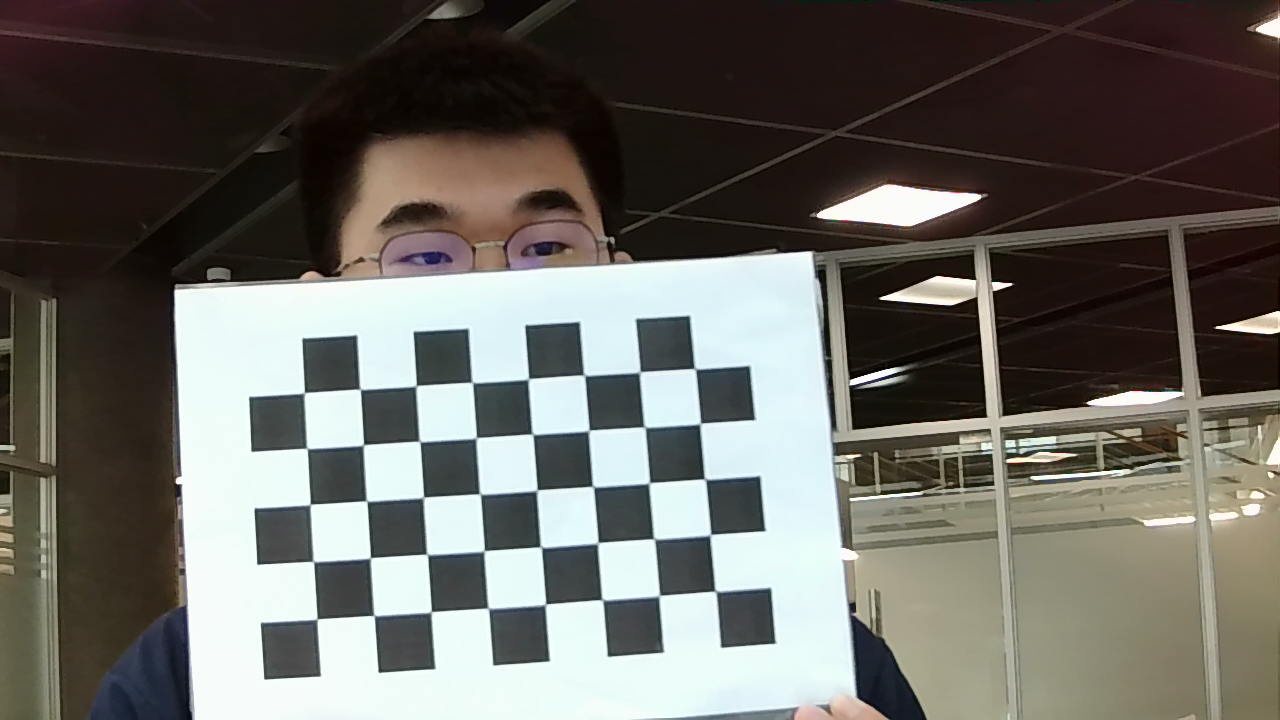
//> input picture 图像处理与机器视觉/homework/algorithm&openmp/left_0.jpg, 1280 x 720 px
$ ./stereo_match /home/melo/work/new_stereo/20240628-113135/left_0.jpg /home/melo/work/new_stereo/20240628-113135/right_0.jpg   (built with g++ and OpenCV 4)
//> lines starting //> are read from the running program, lines starting //| are printed output that depends on the picture
/*
 *  stereo_match.cpp
 *  calibration
 *
 *  Created by Victor  Eruhimov on 1/18/10.
 *  Copyright 2010 Argus Corp. All rights reserved.
 *
 */

#include "opencv2/calib3d/calib3d.hpp"
#include "opencv2/imgproc.hpp"
#include "opencv2/imgcodecs.hpp"
#include "opencv2/highgui.hpp"
#include "opencv2/core/utility.hpp"

#include <stdio.h>
#include <sstream>

using namespace cv;

static void print_help(char** argv)
{
    printf("\nDemo stereo matching converting L and R images into disparity and point clouds\n");
    printf("\nUsage: %s <left_image> <right_image> [--algorithm=bm|sgbm|hh|hh4|sgbm3way] [--blocksize=<block_size>]\n"
           "[--max-disparity=<max_disparity>] [--scale=scale_factor>] [-i=<intrinsic_filename>] [-e=<extrinsic_filename>]\n"
           "[--no-display] [--color] [-o=<disparity_image>] [-p=<point_cloud_file>]\n", argv[0]);
}

static void saveXYZ(const char* filename, const Mat& mat)
{
    const double max_z = 1.0e4;
    FILE* fp = fopen(filename, "wt");
    for(int y = 0; y < mat.rows; y++)
    {
        for(int x = 0; x < mat.cols; x++)
        {
            Vec3f point = mat.at<Vec3f>(y, x);
            if(fabs(point[2] - max_z) < FLT_EPSILON || fabs(point[2]) > max_z) continue;
            fprintf(fp, "%f %f %f\n", point[0], point[1], point[2]);
        }
    }
    fclose(fp);
}

int main(int argc, char** argv)
{
    std::string img1_filename = "/home/melo/work/new_stereo/20240628-113135/left_0.jpg";
    std::string img2_filename = "/home/melo/work/new_stereo/20240628-113135/right_0.jpg";
    std::string intrinsic_filename = "/home/melo/work/new_stereo/intrinsics.yml";
    std::string extrinsic_filename = "/home/melo/work/new_stereo/extrinsics.yml";
    std::string disparity_filename = "/home/melo/work/new_stereo/disparity_0.png";
    std::string point_cloud_filename = "/home/melo/work/new_stereo/cloudpoint_0.ply";

    enum { STEREO_BM=0, STEREO_SGBM=1, STEREO_HH=2, STEREO_VAR=3, STEREO_3WAY=4, STEREO_HH4=5 };
    int alg = STEREO_SGBM;
    int SADWindowSize, numberOfDisparities;
    bool no_display;
    bool color_display;
    float scale;

    Ptr<StereoBM> bm = StereoBM::create(16,9);
    Ptr<StereoSGBM> sgbm = StereoSGBM::create(0,16,3);
    cv::CommandLineParser parser(argc, argv,
        "{@arg1|/home/melo/work/new_stereo/20240628-113135/left_0.jpg|}{@arg2|/home/melo/work/new_stereo/20240628-113135/right_0.jpg|}{help h||}{algorithm|sgbm|}{max-disparity|512|}{blocksize|+9|}{no-display||}{color|1|}{scale|2|}{i|/home/melo/work/stereo/intrinsics.yml|}{e|/home/melo/work/stereo/extrinsics.yml|}{o||}{p||}");
    if(parser.has("help"))
    {
        print_help(argv);
        return 0;
    }
    img1_filename = samples::findFile(parser.get<std::string>(0));
    img2_filename = samples::findFile(parser.get<std::string>(1));
    if (parser.has("algorithm"))
    {
        std::string _alg = parser.get<std::string>("algorithm");
        alg = _alg == "bm" ? STEREO_BM :
            _alg == "sgbm" ? STEREO_SGBM :
            _alg == "hh" ? STEREO_HH :
            _alg == "var" ? STEREO_VAR :
            _alg == "hh4" ? STEREO_HH4 :
            _alg == "sgbm3way" ? STEREO_3WAY : -1;
    }
    numberOfDisparities = parser.get<int>("max-disparity");
    SADWindowSize = parser.get<int>("blocksize");
    scale = parser.get<float>("scale");
    no_display = parser.has("no-display");
    color_display = parser.has("color");
    if( parser.has("i") )
        intrinsic_filename = parser.get<std::string>("i");
    if( parser.has("e") )
        extrinsic_filename = parser.get<std::string>("e");
    if( parser.has("o") )
        disparity_filename = parser.get<std::string>("o");
    if( parser.has("p") )
        point_cloud_filename = parser.get<std::string>("p");
    if (!parser.check())
    {
        parser.printErrors();
        return 1;
    }
    if( alg < 0 )
    {
        printf("Command-line parameter error: Unknown stereo algorithm\n\n");
        print_help(argv);
        return -1;
    }
    if ( numberOfDisparities < 1 || numberOfDisparities % 16 != 0 )
    {
        printf("Command-line parameter error: The max disparity (--maxdisparity=<...>) must be a positive integer divisible by 16\n");
        print_help(argv);
        return -1;
    }
    if (scale < 0)
    {
        printf("Command-line parameter error: The scale factor (--scale=<...>) must be a positive floating-point number\n");
        return -1;
    }
    if (SADWindowSize < 1 || SADWindowSize % 2 != 1)
    {
        printf("Command-line parameter error: The block size (--blocksize=<...>) must be a positive odd number\n");
        return -1;
    }
    if( img1_filename.empty() || img2_filename.empty() )
    {
        printf("Command-line parameter error: both left and right images must be specified\n");
        return -1;
    }
    if( (!intrinsic_filename.empty()) ^ (!extrinsic_filename.empty()) )
    {
        printf("Command-line parameter error: either both intrinsic and extrinsic parameters must be specified, or none of them (when the stereo pair is already rectified)\n");
        return -1;
    }

    if( extrinsic_filename.empty() && !point_cloud_filename.empty() )
    {
        printf("Command-line parameter error: extrinsic and intrinsic parameters must be specified to compute the point cloud\n");
        return -1;
    }

    int color_mode = alg == STEREO_BM ? 0 : -1;
    Mat img1 = imread(img1_filename, color_mode);
//> img1 is the input picture: 720 rows x 1280 cols, CV_8UC3; mean B, G, R 98.4, 104, 106.1
    Mat img2 = imread(img2_filename, color_mode);
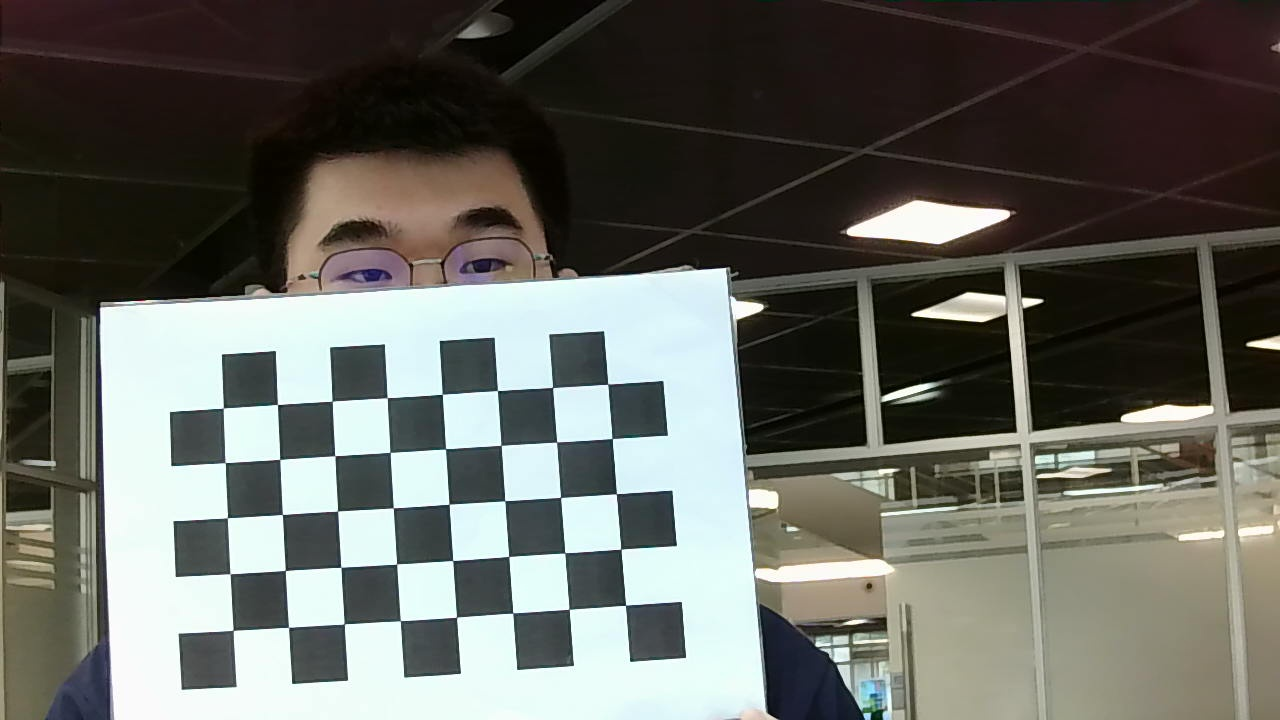
//> input picture 图像处理与机器视觉/homework/algorithm&openmp/right_0.jpg, 1280 x 720 px
//> img2 is the input picture: 720 rows x 1280 cols, CV_8UC3; mean B, G, R 96.2, 102.6, 101.7

    if (img1.empty())
    {
        printf("Command-line parameter error: could not load the first input image file\n");
        return -1;
    }
    if (img2.empty())
    {
        printf("Command-line parameter error: could not load the second input image file\n");
        return -1;
    }

    if (scale != 1.f)
    {
        Mat temp1, temp2;
        int method = scale < 1 ? INTER_AREA : INTER_CUBIC;
        resize(img1, temp1, Size(), scale, scale, method);
        img1 = temp1;
        resize(img2, temp2, Size(), scale, scale, method);
        img2 = temp2;
    }

    Size img_size = img1.size();
//> img_size = Size(2560, 1440)

    Rect roi1, roi2;
    Mat Q;

    if( !intrinsic_filename.empty() )
    {
        // reading intrinsic parameters
        FileStorage fs(intrinsic_filename, FileStorage::READ);
        if(!fs.isOpened())
        {
            printf("Failed to open file %s\n", intrinsic_filename.c_str());
            return -1;
        }

        Mat M1, D1, M2, D2;
        fs["M1"] >> M1;
        fs["D1"] >> D1;
        fs["M2"] >> M2;
        fs["D2"] >> D2;

        M1 *= scale;
        M2 *= scale;

        fs.open(extrinsic_filename, FileStorage::READ);
        if(!fs.isOpened())
        {
            printf("Failed to open file %s\n", extrinsic_filename.c_str());
            return -1;
        }

        Mat R, T, R1, P1, R2, P2;
        fs["R"] >> R;
        fs["T"] >> T;

        stereoRectify( M1, D1, M2, D2, img_size, R, T, R1, R2, P1, P2, Q, CALIB_ZERO_DISPARITY, -1, img_size, &roi1, &roi2 );

        Mat map11, map12, map21, map22;
        initUndistortRectifyMap(M1, D1, R1, P1, img_size, CV_16SC2, map11, map12);
        initUndistortRectifyMap(M2, D2, R2, P2, img_size, CV_16SC2, map21, map22);

        Mat img1r, img2r;
        remap(img1, img1r, map11, map12, INTER_LINEAR);
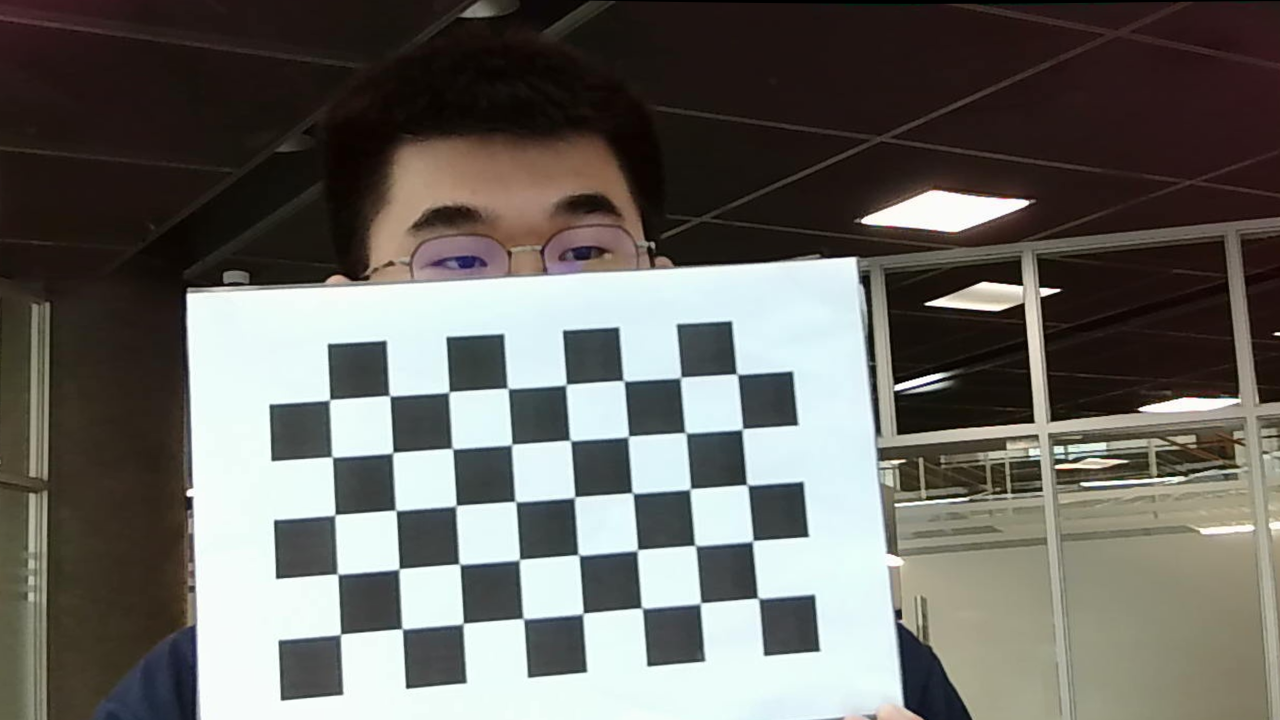
//> img1r: 1440 rows x 2560 cols, CV_8UC3 (shown at 1/2 size); mean B, G, R 98.5, 103.6, 105.3
        remap(img2, img2r, map21, map22, INTER_LINEAR);

        img1 = img1r;
        img2 = img2r;
    }

    numberOfDisparities = numberOfDisparities > 0 ? numberOfDisparities : ((img_size.width/8) + 15) & -16;
//> numberOfDisparities = 512

    bm->setROI1(roi1);
    bm->setROI2(roi2);
    bm->setPreFilterCap(31);
    bm->setBlockSize(SADWindowSize > 0 ? SADWindowSize : 9);
    bm->setMinDisparity(0);
    bm->setNumDisparities(numberOfDisparities);
    bm->setTextureThreshold(10);
    bm->setUniquenessRatio(15);
    bm->setSpeckleWindowSize(100);
    bm->setSpeckleRange(32);
    bm->setDisp12MaxDiff(1);

    sgbm->setPreFilterCap(63);
    int sgbmWinSize = SADWindowSize > 0 ? SADWindowSize : 3;
    sgbm->setBlockSize(sgbmWinSize);

    int cn = img1.channels();
//> cn = 3

    sgbm->setP1(8*cn*sgbmWinSize*sgbmWinSize);
    sgbm->setP2(32*cn*sgbmWinSize*sgbmWinSize);
    sgbm->setMinDisparity(0);
    sgbm->setNumDisparities(numberOfDisparities);
    sgbm->setUniquenessRatio(10);
    sgbm->setSpeckleWindowSize(100);
    sgbm->setSpeckleRange(32);
    sgbm->setDisp12MaxDiff(1);
    if(alg==STEREO_HH)
        sgbm->setMode(StereoSGBM::MODE_HH);
    else if(alg==STEREO_SGBM)
        sgbm->setMode(StereoSGBM::MODE_SGBM);
    else if(alg==STEREO_HH4)
        sgbm->setMode(StereoSGBM::MODE_HH4);
    else if(alg==STEREO_3WAY)
        sgbm->setMode(StereoSGBM::MODE_SGBM_3WAY);

    Mat disp, disp8;
    //Mat img1p, img2p, dispp;
    //copyMakeBorder(img1, img1p, 0, 0, numberOfDisparities, 0, IPL_BORDER_REPLICATE);
    //copyMakeBorder(img2, img2p, 0, 0, numberOfDisparities, 0, IPL_BORDER_REPLICATE);

    int64 t = getTickCount();
    float disparity_multiplier = 1.0f;
    if( alg == STEREO_BM )
    {
        bm->compute(img1, img2, disp);
        if (disp.type() == CV_16S)
            disparity_multiplier = 16.0f;
    }
    else if( alg == STEREO_SGBM || alg == STEREO_HH || alg == STEREO_HH4 || alg == STEREO_3WAY )
    {
        sgbm->compute(img1, img2, disp);
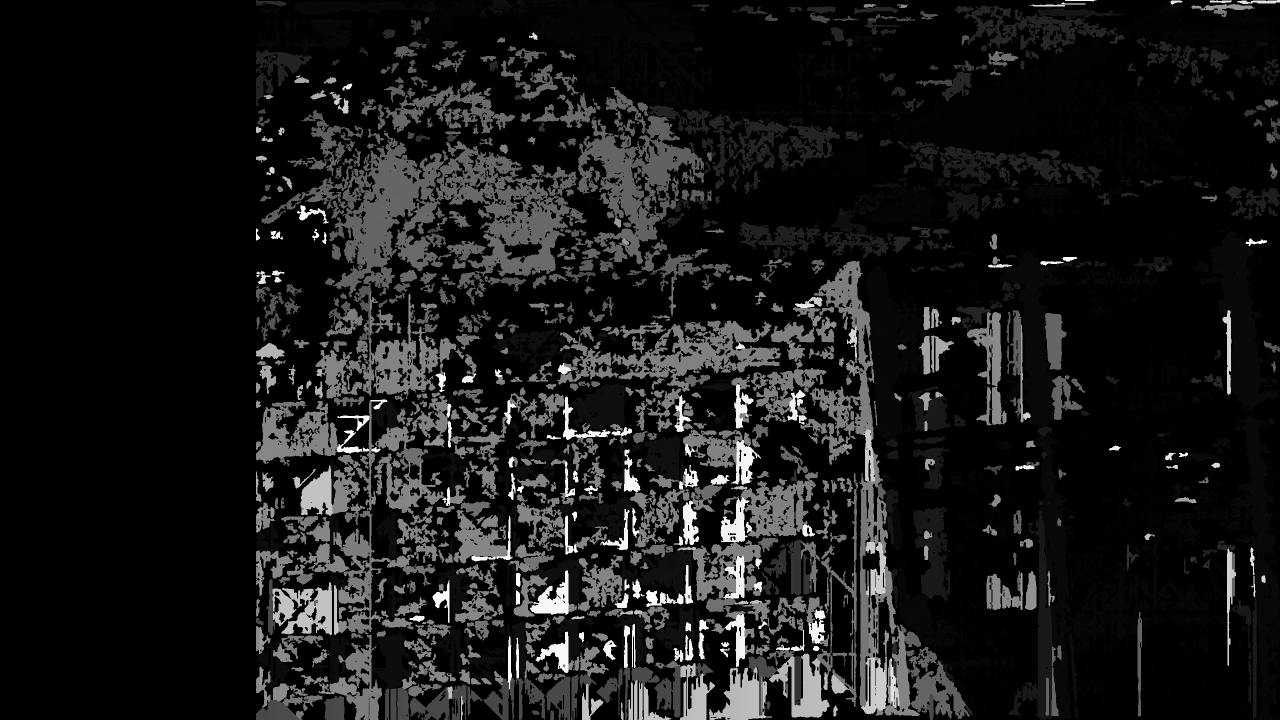
//> disp: 1440 rows x 2560 cols, CV_16SC1 (shown at 1/2 size); min -16, max 8176, mean 788.2; drawn with min black and max white
        if (disp.type() == CV_16S)
            disparity_multiplier = 16.0f;
    }
    t = getTickCount() - t;
    printf("Time elapsed: %fms\n", t*1000/getTickFrequency());

    //disp = dispp.colRange(numberOfDisparities, img1p.cols);
    if( alg != STEREO_VAR )
        disp.convertTo(disp8, CV_8U, 255/(numberOfDisparities*16.));
    else
        disp.convertTo(disp8, CV_8U);

    Mat disp8_3c;
    if (color_display)
        cv::applyColorMap(disp8, disp8_3c, COLORMAP_TURBO);
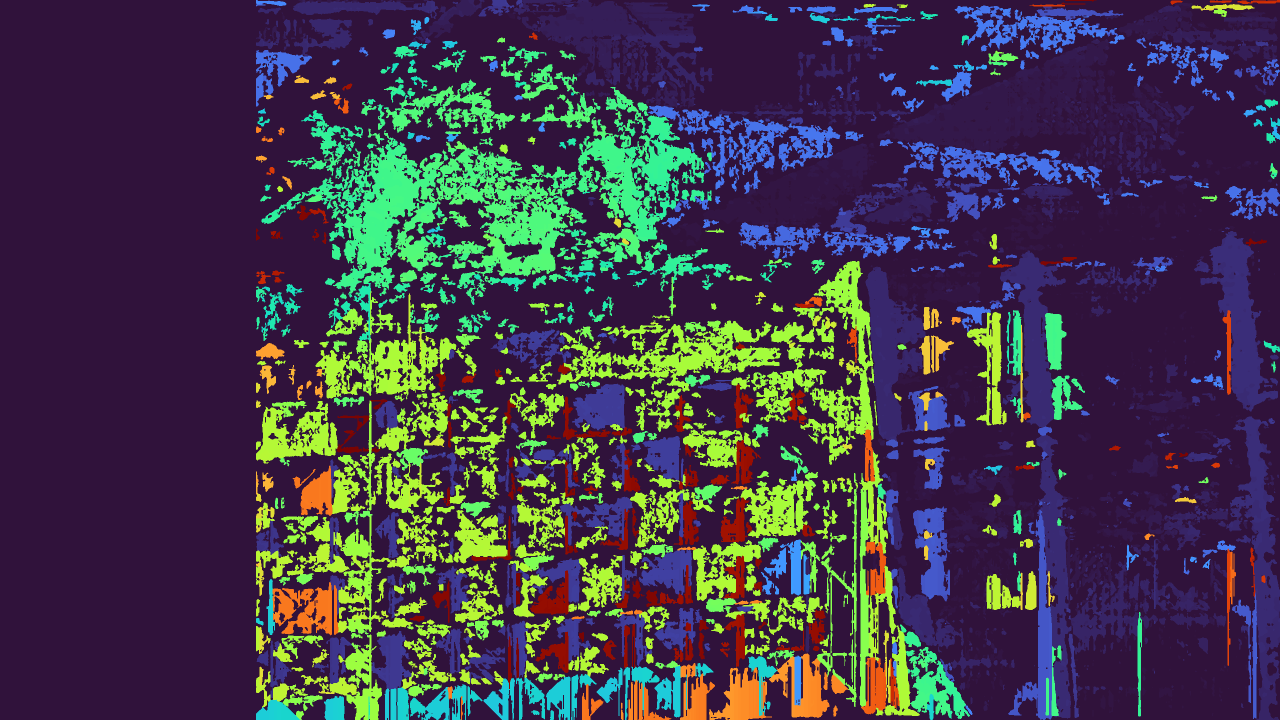
//> disp8_3c: 1440 rows x 2560 cols, CV_8UC3 (shown at 1/2 size); mean B, G, R 74.6, 57.9, 64.8

    if(!disparity_filename.empty())
        imwrite(disparity_filename, color_display ? disp8_3c : disp8);

    if(!point_cloud_filename.empty())
    {
        printf("storing the point cloud...");
        fflush(stdout);
        Mat xyz;
        Mat floatDisp;
        disp.convertTo(floatDisp, CV_32F, 1.0f / disparity_multiplier);
        reprojectImageTo3D(floatDisp, xyz, Q, true);
//> xyz: 1440 rows x 2560 cols, CV_32FC3; 4.41% of the values are NaN or infinite; the others: min -11943.2, max 48165.2, mean 3180.7
//> Q = [[1, 0, 0, -1683.9], [0, 1, 0, -635.7], [0, 0, 0, 4072], [0, 0, 0.15, 0]]
        saveXYZ(point_cloud_filename.c_str(), xyz);
        printf("\n");
    }

    if( !no_display )
    {
        std::ostringstream oss;
        oss << "disparity  " << (alg==STEREO_BM ? "bm" :
                                 alg==STEREO_SGBM ? "sgbm" :
                                 alg==STEREO_HH ? "hh" :
                                 alg==STEREO_VAR ? "var" :
                                 alg==STEREO_HH4 ? "hh4" :
                                 alg==STEREO_3WAY ? "sgbm3way" : "");
        oss << "  blocksize:" << (alg==STEREO_BM ? SADWindowSize : sgbmWinSize);
        oss << "  max-disparity:" << numberOfDisparities;
        std::string disp_name = oss.str();

        namedWindow("left", cv::WINDOW_NORMAL);
        imshow("left", img1);
        namedWindow("right", cv::WINDOW_NORMAL);
        imshow("right", img2);
        namedWindow(disp_name, cv::WINDOW_AUTOSIZE);
        imshow(disp_name, color_display ? disp8_3c : disp8);

        printf("press ESC key or CTRL+C to close...");
        fflush(stdout);
        printf("\n");
        while(1)
        {
            if(waitKey() == 27) //ESC (prevents closing on actions like taking screenshots)
//> the Esc key is pressed
                break;
        }
    }

    return 0;
}
